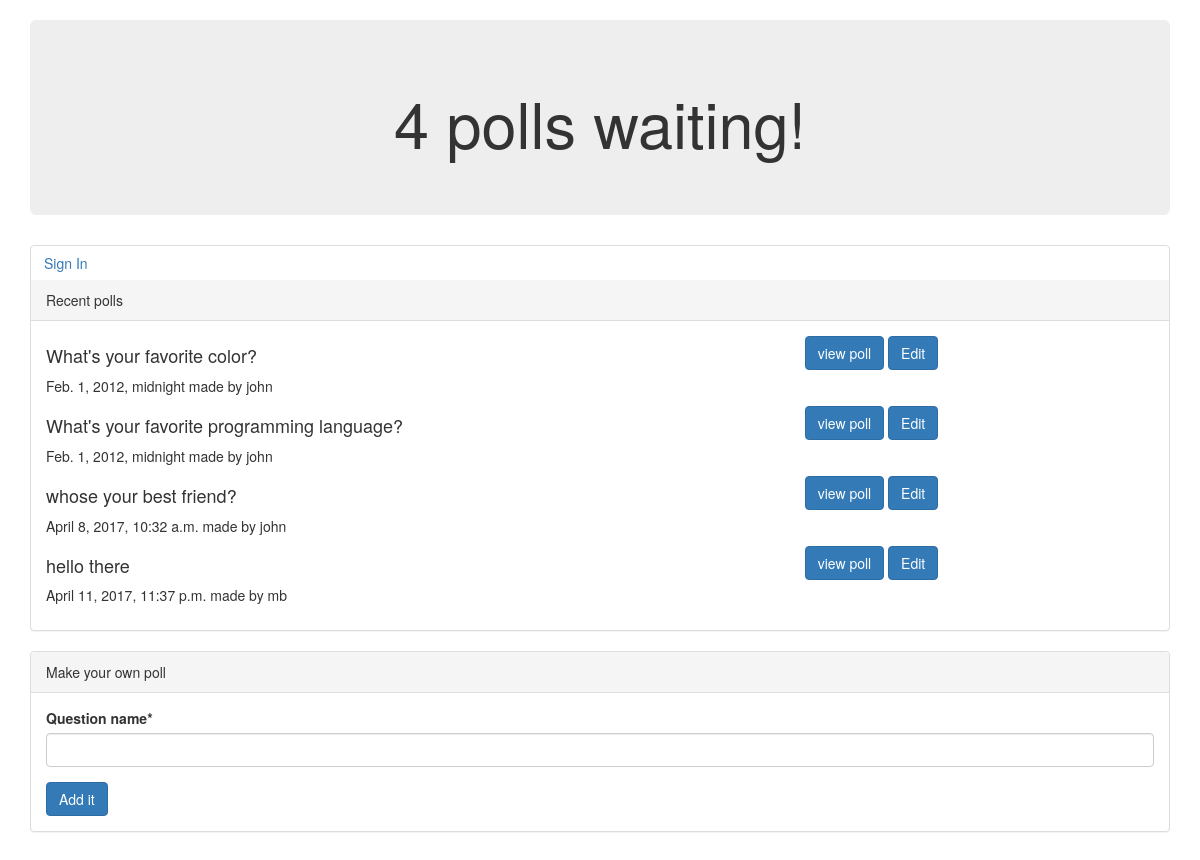
The page /polls/ on the database as committed earlier.
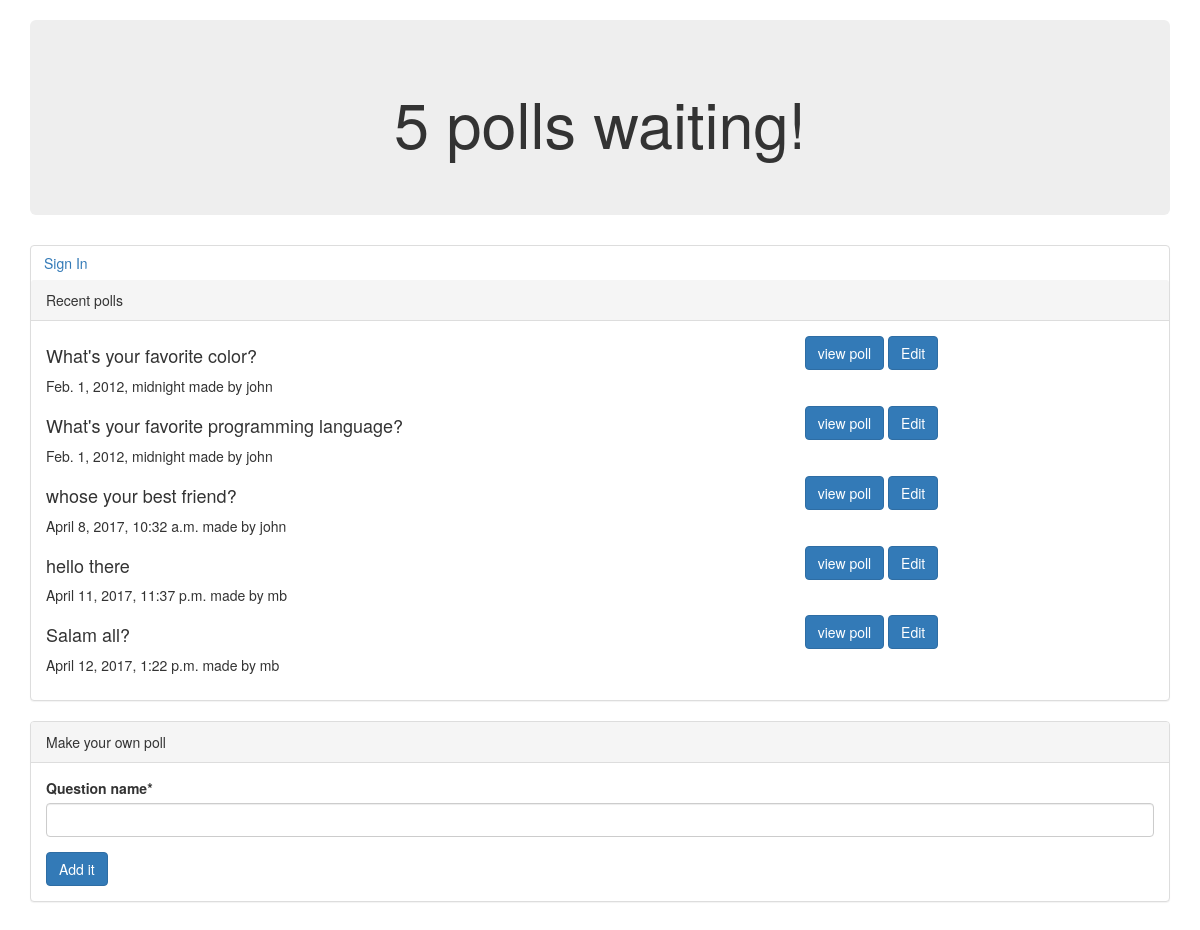
The same page on the database as committed later.
### polls/models.py (models this page shows, shortened)
class Question(models.Model):
    question_text = models.CharField(max_length=200)
    pub_date = models.DateTimeField('date published')
    owner = models.ForeignKey(User)
    slug = models.CharField(max_length=255)

### polls/views.py (the view, shortened to what this page needs)
def index(request):
    question_list = Question.objects.all()
    question_count = question_list.count()
    if request.method == 'GET':
        form = Myform()
        context = {"questions":question_list, "question_count":question_count,"form":form}
        return render(request, "polls/index.html", context)
    else:
        return render(request, "polls/oops.html")

### polls/forms.py
class Myform(forms.Form):
    question_name = forms.CharField(max_length=200, min_length=1, required=True)

### polls/templates/polls/index.html (shortened to what this page needs)
{% extends 'polls/base.html'%}
{% load static %}
{% block header %}
{% load crispy_forms_tags %}
<h1> {{question_count}} polls waiting! </h1>
{% endblock %}
{% block content %}
<div class="panel panel-default">
{% if  user.is_authenticated %}
<a href="{% url 'polls:signin' %}" class="btn">Sign Out</a>
    {% else %}
    <a href="{% url 'polls:signin' %}" class="btn">Sign In</a>
        {% endif %}
    <div class="panel-heading">Recent polls</div>
    <div class="panel-body">
        {% for question in questions %}
        <div class="row">
            <div class="col col-xs-6 col-sm-8">
                <h4>{{question.question_text}}</h4>
                <p>{{ question.pub_date }} made by {{ question.owner }}</p>
            </div>
            <div class="col col-xs-6 col-sm-4">
                <a href="{% url 'polls:detail' question.id %}" class="btn btn-primary">view poll</a>
                <a href="{% url 'polls:edit' question.id %}" class="btn btn-primary">Edit</a>
            </div>
        </div>
        {% endfor %}
    </div>
</div>
<div class="panel panel-default">
    <div class="panel-heading">Make your own poll</div>
    <div class="panel-body">
                    <form action="{% url 'polls:add_question' %}" method="POST">
                        {{ form | crispy}}
                        <input class="btn btn-primary" type="submit" value="Add it"/>
                    </form>
            </div>
        </div>
<br/>
{% endblock %}

Rows that differ between the two databases and show on the page:
added Question: question_text "Salam all?", pub_date "April 12, 2017, 1:22 p.m.", owner "mb"
Other text that changed with them:
{{ question_count }}: "4" → "5"
